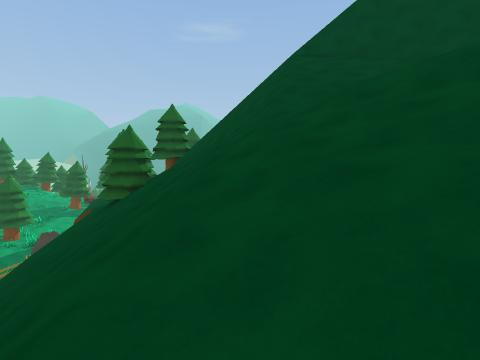
view 1 (above)

16 first-person views from a walk through a Unity game level. The camera is 1.4 m above the floor, tilts 2° down and sees 80° across. The floor is counted in squares, 2 m on a side. Each view is taken from the middle of a square. On the plan, view 1 faces up. The plan holds only what a view shows up to about 10 squares ahead; the rest is blank. The place goes on beyond the plan. The player character is not drawn.

view 2
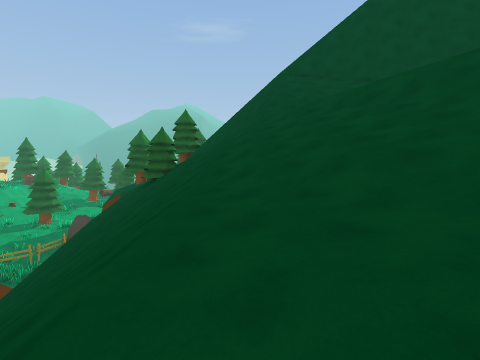

view 3
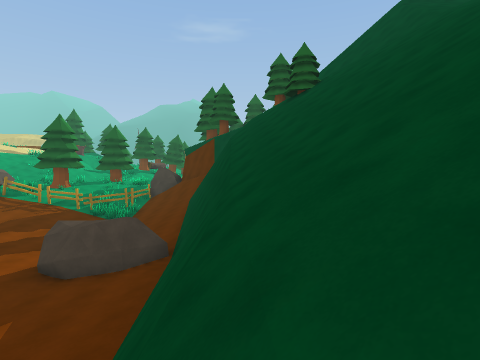

view 4
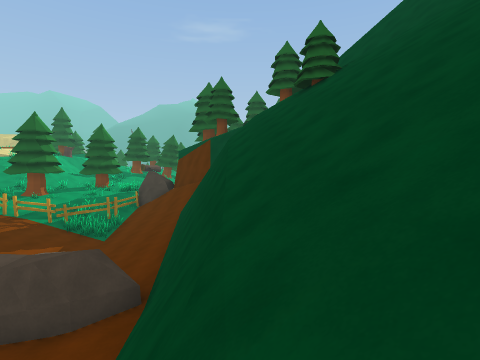

view 5
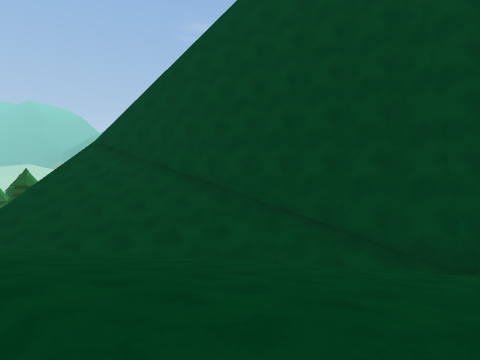

view 6
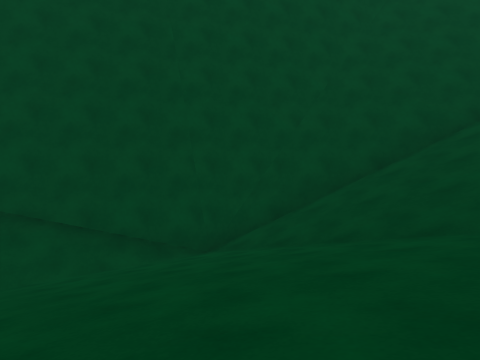

view 7
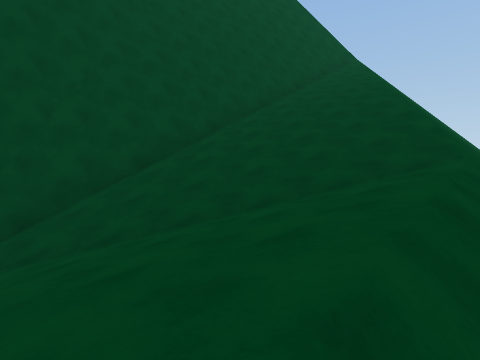

view 8
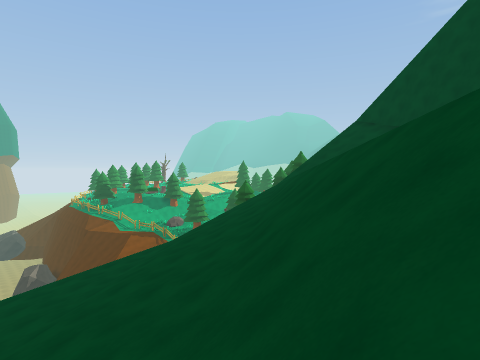

view 9
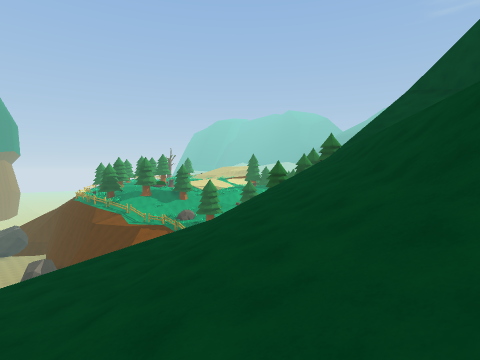

view 10
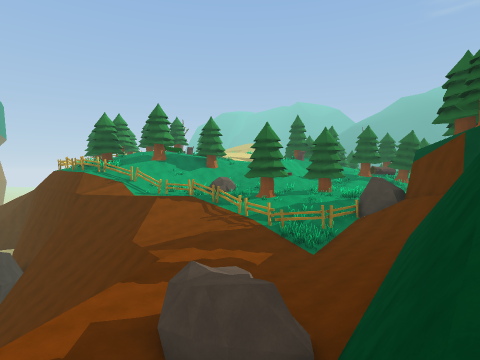

view 11
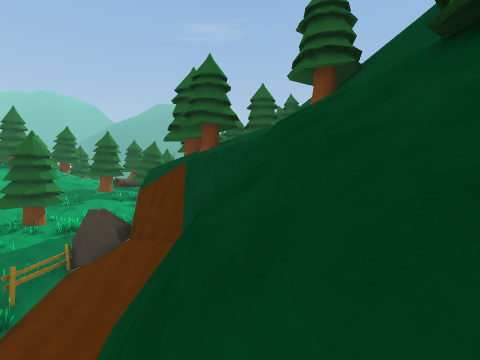

view 12
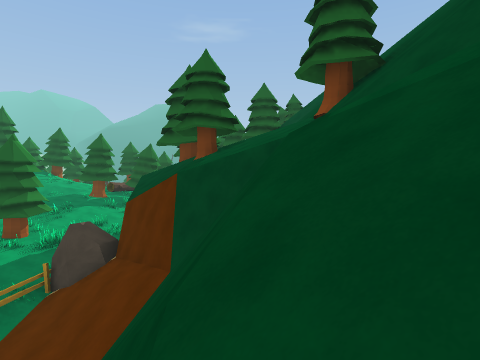

view 13
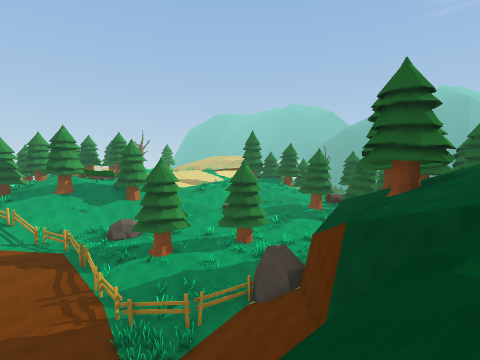

view 14
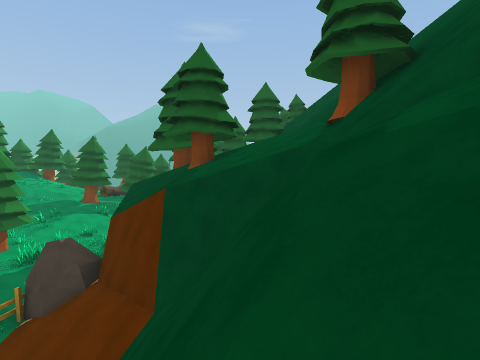

view 15
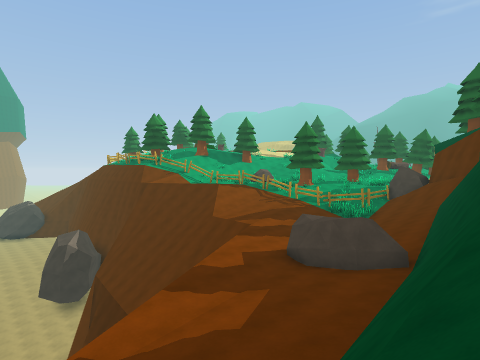

view 16
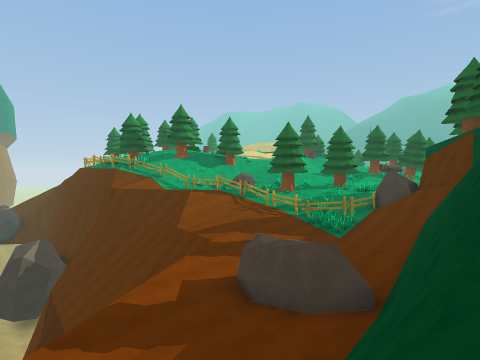

### Floor plan
Key: @ floor where view 1 was taken; # wall or solid block; . main floor; : floor 3 m higher than the main floor; + floor 9.5 m higher than the main floor; * floor 12.75 m higher than the main floor; % floor 14.25 m higher than the main floor; & floor 16 m higher than the main floor; / step, stairs or slope; = window, fence, low wall or low ledge; ^ raised ledge; v drop or lower ground; T tree; R rock; F fence.
Columns run from 16 left of view 1 to 17 right of it. Each row starts with its distance up from view 1.
 18    T
 17  TT::  v/TT  //
 16   T::/ v/T   // //
 15    ://  //T/ // //
 14    ///###/TT// ///
 13     =F///////T //
 12    /=F///#v//TT/
 11   //F//////v/T//
 10  /F..////==//==#//
  9 //.....//# v//==vv/#/
  8 //.....//#=v// ^=v/###//
  7    ...../#v//T//^v///##vv
  6   .......#=/////=//////#=vv
  5  ///...RR#=/////////////#^ v
  4 //  v..RRR=////////*****//#^vv
  3 /    .....=/////////%%*****#^
  2      v....=//////////%%%%%%/#^ vv
  1      v....=///////////%%%%%//#^ vv
  0       ....=/////@//////&&&%////^
 -1       v...#/////+///////&&&/////^^
 -2           v//  /++///////&&//////#
 -3            /   /+++/ / / /&///////

Positions as (right, up) in squares from view 1, and headings:
1: (0, 0), facing up
2: (0, -3), facing up
3: (-5, -3), facing up
4: (-5, -1), facing up
5: (7, -1), facing up
6: (7, -1), facing up-right
7: (7, -1), facing right
8: (7, -3), facing up-left
9: (5, -3), facing up-left
10: (-5, 1), facing up-left
11: (-5, 5), facing up
12: (-5, 6), facing up
13: (-4, 7), facing up-left
14: (-5, 7), facing up
15: (-5, -3), facing up-left
16: (-5, -1), facing up-left
